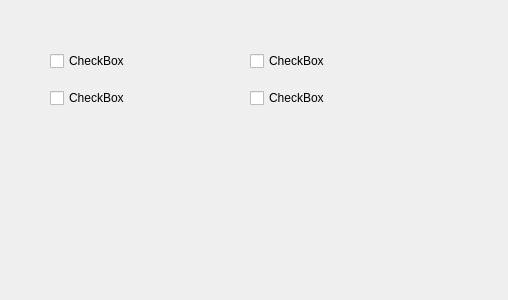
<?xml version="1.0" encoding="UTF-8"?>
<ui version="4.0">
 <class>Form</class>
 <widget class="QWidget" name="Form">
  <property name="geometry">
   <rect>
    <x>0</x>
    <y>0</y>
    <width>508</width>
    <height>300</height>
   </rect>
  </property>
  <property name="windowTitle">
   <string>Form</string>
  </property>
  <widget class="QWidget" name="verticalLayoutWidget">
   <property name="geometry">
    <rect>
     <x>50</x>
     <y>40</y>
     <width>160</width>
     <height>80</height>
    </rect>
   </property>
   <layout class="QVBoxLayout" name="verticalLayout">
    <item>
     <widget class="QCheckBox" name="checkBox">
      <property name="text">
       <string>CheckBox</string>
      </property>
      <property name="autoExclusive">
       <bool>true</bool>
      </property>
     </widget>
    </item>
    <item>
     <widget class="QCheckBox" name="checkBox_2">
      <property name="text">
       <string>CheckBox</string>
      </property>
      <property name="autoExclusive">
       <bool>true</bool>
      </property>
     </widget>
    </item>
   </layout>
  </widget>
  <widget class="QWidget" name="verticalLayoutWidget_2">
   <property name="geometry">
    <rect>
     <x>250</x>
     <y>40</y>
     <width>160</width>
     <height>80</height>
    </rect>
   </property>
   <layout class="QVBoxLayout" name="verticalLayout_2">
    <item>
     <widget class="QCheckBox" name="checkBox_3">
      <property name="text">
       <string>CheckBox</string>
      </property>
     </widget>
    </item>
    <item>
     <widget class="QCheckBox" name="checkBox_4">
      <property name="text">
       <string>CheckBox</string>
      </property>
     </widget>
    </item>
   </layout>
  </widget>
 </widget>
 <resources/>
 <connections/>
</ui>
